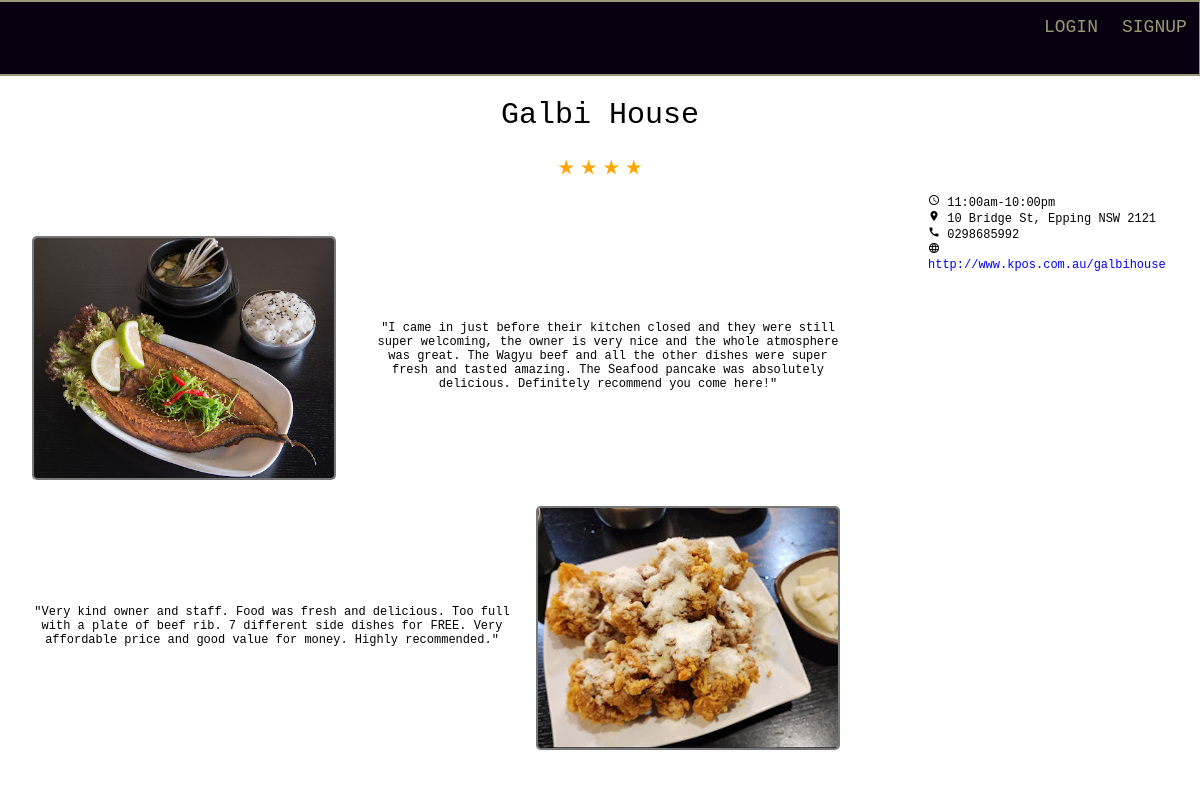
/place?place_id=3, run on the app's committed database.
### tables this page shows
CREATE TABLE "catalogue" (
    place_id INTEGER PRIMARY KEY AUTOINCREMENT,
    name TEXT NOT NULL,
    category TEXT NOT NULL,
    coordx FLOAT NOT NULL,
    coordy FLOAT NOT NULL,
    address TEXT NOT NULL,
    open_hours TEXT NOT NULL,
    website TEXT NOT NULL,
    phone_number TEXT NOT NUll
, rating FLOAT);

CREATE TABLE "images" ("set_id" INTEGER NOT NULL PRIMARY KEY AUTOINCREMENT, image1 TEXT NOT NULl, image2 TEXT NOT NULL, image3 TEXT NOT NULL);

CREATE TABLE "reviews" ("review_id" INTEGER NOT NULL PRIMARY KEY AUTOINCREMENT, review1 TEXT NOT NULL, review2 TEXT NOT NULL);

### app.py (the view)
@app.route('/place', methods=['GET'])
def showplace():
    query = f"SELECT * FROM catalogue WHERE place_id={request.args.get('place_id')}"
    reviews = f"SELECT * FROM reviews WHERE review_id={request.args.get('place_id')}"
    return render_template('place.html',
                           catalogue=sqlite3.connect('database/data.db').cursor()
                           .execute(query).fetchall(),
                            images=sqlite3.connect('database/data.db').cursor()
                                .execute("SELECT * FROM images").fetchall(),
                            reviews=sqlite3.connect('database/data.db').cursor()
                                .execute(reviews).fetchall(),
                           close=sqlite3.connect('database/data.db').close())

### templates/place.html (shortened to what this page needs)
{% include 'menu.html' %}
<link href="https://api.mapbox.com/mapbox-gl-js/v3.9.4/mapbox-gl.css" rel="stylesheet">
<div class="container2" style="overflow-x: hidden; overflow-y: scroll; max-height: 85.5vh;">
    <div class="title">{{ catalogue[0][1] }}</div>
    <p style="font-size: 1.5vw; margin: 0; margin-right: 1vw; margin-left: 1vw; text-align: center;"><i class="material-icons" style="font-size: 1.5vw; color: orange; text-align: center;">
    {% if catalogue[0][9]>=0.5 %}
        {% if catalogue[0][9]>=1.5 %}
            {% if catalogue[0][9]>=2.5 %}
                {% if catalogue[0][9]>=3.5 %}
                    {% if catalogue[0][9]>=4.5 %}
                        star_rate star_rate star_rate star_rate star_rate
                    {%else%}
                        star_rate star_rate star_rate star_rate
                    {%endif%}
                {%else%}
                    star_rate star_rate star_rate
                {%endif%}
            {%else%}
                star_rate star_rate
            {%endif%}
        {%else%}
            star_rate
        {%endif%}
    {%endif%}
    </i></p>
    <div class="contact" style="text-align: left;">
        <li style="font-size: 1vw;"><i class="material-icons" style="font-size: 1vw;">schedule</i> {{catalogue[0][6]}}</li>
        <li style="font-size: 1vw;"><i class="material-icons" style="font-size: 1vw;">location_on</i> {{catalogue[0][5]}}</li>
        <li style="font-size: 1vw;"><i class="material-icons" style="font-size: 1vw;">call</i> {{catalogue[0][8]}}</li>
        <li style="font-size: 1vw;"><i class="material-icons" style="font-size: 1vw;">language</i> <a href="{{catalogue[0][7]}}" style="text-decoration-line: none;">{{catalogue[0][7]}}</a></li>
    </div>
    <div style="display: grid; grid-template-columns: 28vw auto; width: 70vw; background-color: #fff; margin-top: 5vw;">
        <div style="width: 25vw; height: 20vw; overflow: hidden; border-radius: 5px; border: 2px solid #777;"><img style="width: 25vw; height: 20vw;"src="static/images/{{images[catalogue[0][0]][2]}}.png"></div>
        <div style="display: flex;height: 20vw; width: 40vw;background-color: #fff; align-items: center; font-size: 1vw;">"{{reviews[0][1]}}"</div>
    </div>
    <div style="display: grid; grid-template-columns: auto 28vw; width: 70vw; background-color: #fff; margin-top: 10vw;">
        <div style="display: flex;height: 20vw; width: 40vw;background-color: #fff; align-items: center; font-size: 1vw; padding-bottom: 5vw;">"{{reviews[0][2]}}"</div>
        <div style="width: 25vw; height: 20vw; overflow: hidden; border-radius: 5px; border: 2px solid #777;"><img style="width: 25vw; height: 20vw;"src="static/images/{{images[catalogue[0][0]][3]}}.png"></div>
    </div>
    <div id="map"></div>
</div>
<body>
</body>

### static/css/style.css (style rules this page uses)
body { overflow: hidden; font-family: Courier, serif; margin: 0; }
.container2 { position: relative; padding: 1vw; height: 100vh; margin: 1vh; margin-top: 10px; }
.container2 > div { text-align: center; height: 12.5vw; margin-left: 1vw; margin-right: 1vw; }
#map { position: absolute; height: 20vw; width: 20vw; right: 1.25vw; top: 18vw; }
.container2 > .contact { background-color: #fff; top: 9vw; position: absolute; width: 20vw; height: 7.5vw; right: 1vw; }
.container2 > .contact > li { text-decoration: none; list-style: none; }
.container2 > .title { background-color: #fff; height: 5vw; font-size: 2.5vw; }

### data on the page
catalogue: name "Galbi House", open_hours "11:00am-10:00pm", address "10 Bridge St, Epping NSW 2121", phone_number "0298685992", website "http://www.kpos.com.au/galbihouse", place_id.image3 (picture)
images: image2 (picture)
reviews: review1 "I came in just before their kitchen closed and they were still super welcoming, the owner is very nice and the whole atmosphere was great. The Wagyu beef and all the other dishes were super fresh and tasted amazing. The Seafood pancake was absolutely delicious. Definitely recommend you come here!", review2 "Very kind owner and staff. Food was fresh and delicious. Too full with a plate of beef rib. 7 different side dishes for FREE. Very affordable price and good value for money. Highly recommended."
